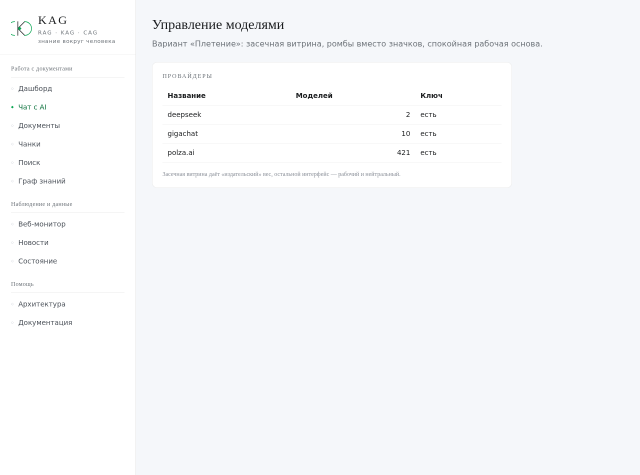
#> input picture sketches/_proof/fix_2-pletenie.png, 1280 x 950 px (shown at 1/2 size)
$ python probe_grid_lines.py ../sketches/_proof/fix_2-pletenie.png
#> lines starting #> are read from the running program, lines starting #| are printed output that depends on the picture; after the words box and inside, x2 and y2 are one past the last pixel; in counts of white or black regions, pixels touching at a corner belong together
"""Прототип 2: сетка по линиям + строки от полного конвейера Occular, разрезанные по линиям.

Почему так: низкоуровневый recognize(quads) работает без языковой модели и даёт уверенность 0,0–0,04
(проверено на скане накладной). Полный конвейер (детектор + распознаватель + языковая модель) читает ту же
страницу нормально. Значит правильный путь: взять строки с координатами от конвейера и РАЗРЕЗАТЬ каждую
строку по вертикальным линиям сетки, а по горизонтальным — определить строку таблицы. Тогда содержимое
попадает в свою ячейку и языковая модель работает.

Запуск:
    docker exec -i kag-api python /app/data/probe_grid_lines.py <картинка>
"""
import sys
import time

import cv2
import numpy as np

sys.path.insert(0, "/app")

INSET = 2
SCALE = 3


def detect_grid(img_bgr):
    h, w = img_bgr.shape[:2]
    gray = cv2.cvtColor(img_bgr, cv2.COLOR_BGR2GRAY)
    bw = cv2.adaptiveThreshold(255 - gray, 255, cv2.ADAPTIVE_THRESH_MEAN_C, cv2.THRESH_BINARY, 15, -2)
    hor = cv2.morphologyEx(bw, cv2.MORPH_OPEN, cv2.getStructuringElement(cv2.MORPH_RECT, (max(20, w // 30), 1)))
    ver = cv2.morphologyEx(bw, cv2.MORPH_OPEN, cv2.getStructuringElement(cv2.MORPH_RECT, (1, max(10, h // 40))))
    hproj, vproj = (hor > 0).sum(axis=1), (ver > 0).sum(axis=0)

    def group(idx, gap=4):
        out = []
        for i in idx:
            if out and i - out[-1][-1] <= gap:
                out[-1].append(i)
            else:
                out.append([i])
        return [int(round(sum(g) / len(g))) for g in out]

    vlines = group([j for j, v in enumerate(vproj) if v > h * 0.10])
    if len(vlines) < 3:
        return None
    y_min = min(int(np.argmax(ver[:, x] > 0)) for x in vlines)
    y_max = max(h - 1 - int(np.argmax(ver[::-1, x] > 0)) for x in vlines)
    x_min, x_max = min(vlines), max(vlines)
    hlines = group([y_min + i for i, v in enumerate(hproj[y_min:y_max + 1])
                    if v > (x_max - x_min) * 0.5])
    if len(hlines) < 3:
        return None
    # вертикальные линии, реально присутствующие в каждой полосе (даёт объединённые ячейки)
    present = []
    for ri in range(len(hlines) - 1):
        y0, y1 = hlines[ri] + INSET, hlines[ri + 1] - INSET
        row = [x for x in vlines if (ver[max(0, y0):y1, max(0, x - 1):x + 2] > 0).mean() > 0.5]
        present.append(sorted(set([x_min] + row + [x_max])))
    return {"hlines": hlines, "vlines": vlines, "row_lines": present,
            "bbox": (x_min, y_min, x_max, y_max)}


def cell_for(row_lines, x_center):
    """В какой интервал колонок попал центр фрагмента: (индекс, x0, x1)."""
    for i in range(len(row_lines) - 1):
        if row_lines[i] <= x_center < row_lines[i + 1]:
            return i, row_lines[i], row_lines[i + 1]
    return None, None, None


def main() -> int:
    path = sys.argv[1]
    img0 = cv2.imread(path)
#> img0 is the input picture: shape (950, 1280, 3); mean B, G, R 250.2, 248.3, 246.9
    h0, w0 = img0.shape[:2]
#> h0 = 950; w0 = 1280
    img = cv2.resize(img0, None, fx=SCALE, fy=SCALE, interpolation=cv2.INTER_CUBIC)
    print(f"  файл: {path} | {w0}x{h0} -> x{SCALE} = {img.shape[1]}x{img.shape[0]}")
#|   файл: ../sketches/_proof/fix_2-pletenie.png | 1280x950 -> x3 = 3840x2850

    t0 = time.time()
    grid = detect_grid(img)
#> in detect_grid, `bw = cv2.adaptiveThreshold(255 - gray, 255, cv2.ADAPTIVE_THRESH_MEAN_C..`:
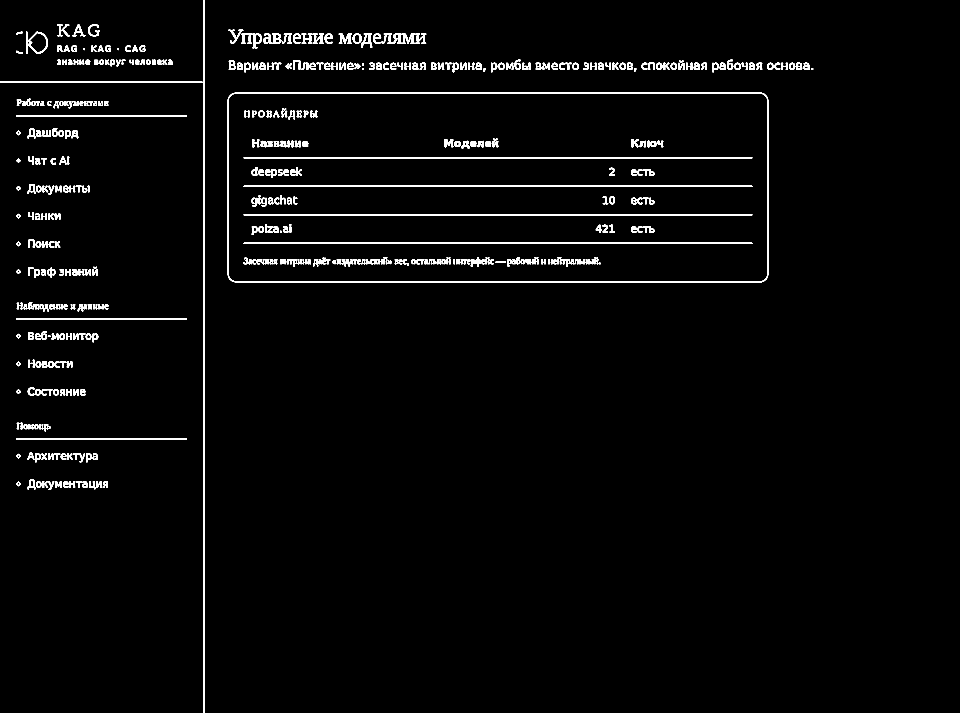
#> bw: shape (2850, 3840) (shown at 1/4 size); 2.1% white; 467 white regions, largest, box (x1, y1, x2, y2) and area: (911, 371, 3073, 1129) 23086, (0, 0, 817, 2850) 15447, (974, 629, 3010, 634) 10168
#> in detect_grid, `hor = cv2.morphologyEx(bw, cv2.MORPH_OPEN, cv2.getStructuringElement(c..`:
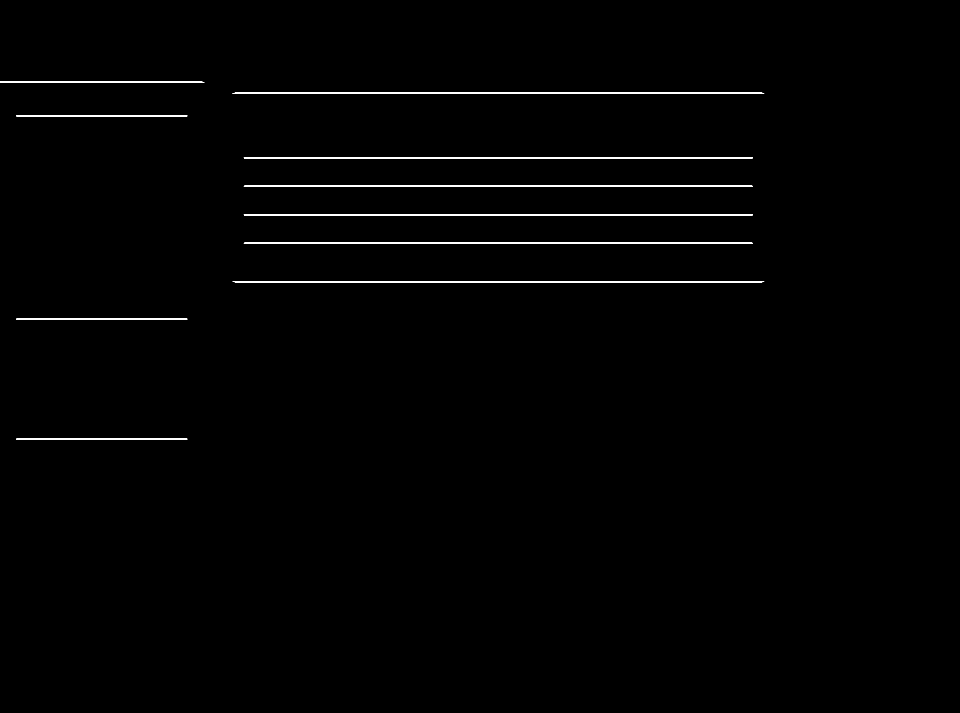
#> hor: shape (2850, 3840) (shown at 1/4 size); 0.66% white; 10 white regions, largest, box (x1, y1, x2, y2) and area: (975, 629, 3011, 634) 10168, (975, 743, 3011, 748) 10168, (975, 857, 3011, 862) 10168
#> in detect_grid, `ver = cv2.morphologyEx(bw, cv2.MORPH_OPEN, cv2.getStructuringElement(c..`:
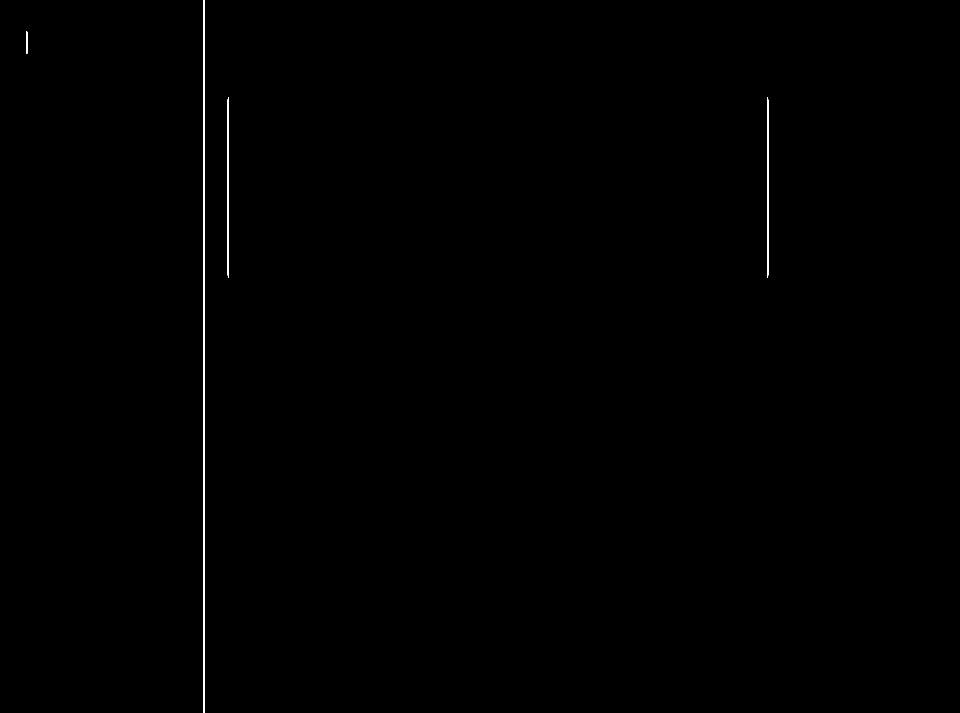
#> ver: shape (2850, 3840) (shown at 1/4 size); 0.16% white; 4 white regions, box (x1, y1, x2, y2) and area: (813, 0, 817, 2850) 11400, (911, 388, 915, 1112) 2862, (3069, 388, 3073, 1112) 2861, (105, 126, 109, 216) 355
#> in detect_grid, `hproj, vproj = (hor > 0).sum(axis=1), (ver > 0).sum(axis=0)`: hproj = 2850 values, max 2128 at index 374, min 0 at index 0, mean 25.23; vproj = 3840 values, max 2850 at index 813, min 0 at index 0, mean 4.55
#> the loop in group, `for i in idx:` made 12 passes
#> i on passes 1 to 12: 813, 814, 815, 816, 911, 912, 913, 914, 3069, 3070, 3071, 3072
#> after the loop in group, `for i in idx:`: out = [[813, 814, 815, 816], [911, 912, 913, 914], [3069, 3070, 3071, 3072]]
#> in detect_grid, `vlines = group([j for j, v in enumerate(vproj) if v > h * 0.10])`: vlines = [814, 912, 3070]
#> in detect_grid, `y_min = min(int(np.argmax(ver[:, x] > 0)) for x in vlines)`: y_min = 0
#> in detect_grid, `y_max = max(h - 1 - int(np.argmax(ver[::-1, x] > 0)) for x in vlines)`: y_max = 2849
#> in detect_grid, `x_min, x_max = min(vlines), max(vlines)`: x_min = 814; x_max = 3070
#> the loop in group (call 2), `for i in idx:` made 28 passes
#> i on passes 1 to 12: 371, 372, 373, 374, 629, 630, 631, 632, 633, 743, 744, 745
#> in detect_grid, `hlines = group([y_min + i for i, v in enumerate(hproj[y_min:y_max + 1]..`: hlines = [372, 631, 745, 859, 973, 1126]
#> the loop in detect_grid, `for ri in range(len(hlines) - 1):` made 5 passes
#> (y0, y1) on passes 1 to 5: (374, 629), (633, 743), (747, 857), (861, 971), (975, 1124)
#> after the loop in detect_grid, `for ri in range(len(hlines) - 1):`: present = [[814, 912, 3070], [814, 912, 3070], [814, 912, 3070], [814, 912, 3070], [814, 912, 3070]]
#> grid = {'hlines': [372, 631, 745, 859, 973, 1126], 'vlines': [814, 912, 3070], 'row_lines': [[814, 912, 3070], [814, 912, 3070], [814, 912, 3070], [814, 912, 3070], [814, 912, 3070]], 'bbox': (814, 0, 3070, 2849)}
    if not grid:
        print("  сетку по линиям построить не удалось")
        return 0
    print(f"  сетка: {len(grid['hlines'])} гор. × {len(grid['vlines'])} верт. линий за {time.time() - t0:.2f} с")

    from occular import ocr_detailed
    t1 = time.time()
    try:
#> (the run stopped early here; a loop or call above may not have finished)
